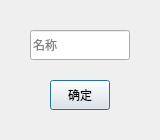
<?xml version="1.0" encoding="UTF-8"?>
<ui version="4.0">
 <class>Dialog</class>
 <widget class="QDialog" name="Dialog">
  <property name="geometry">
   <rect>
    <x>0</x>
    <y>0</y>
    <width>160</width>
    <height>140</height>
   </rect>
  </property>
  <property name="windowTitle">
   <string>Dialog</string>
  </property>
  <widget class="QLineEdit" name="name">
   <property name="geometry">
    <rect>
     <x>30</x>
     <y>30</y>
     <width>100</width>
     <height>30</height>
    </rect>
   </property>
   <property name="placeholderText">
    <string>名称</string>
   </property>
  </widget>
  <widget class="QPushButton" name="ok">
   <property name="geometry">
    <rect>
     <x>50</x>
     <y>80</y>
     <width>60</width>
     <height>30</height>
    </rect>
   </property>
   <property name="text">
    <string>确定</string>
   </property>
  </widget>
 </widget>
 <resources/>
 <connections/>
</ui>
